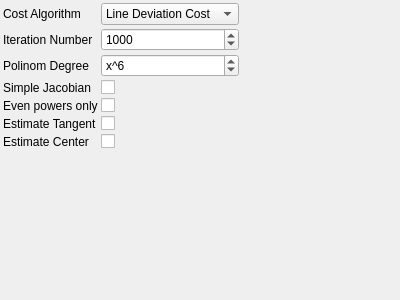
<?xml version="1.0" encoding="UTF-8"?>
<ui version="4.0">
 <class>LineDistortionEstimatorParametersControlWidget</class> 
 <widget class="QWidget" name="LineDistortionEstimatorParametersControlWidget">
  <property name="geometry">
   <rect>
    <x>0</x>
    <y>0</y>
    <width>400</width>
    <height>300</height>
   </rect>
  </property>
  <property name="windowTitle">
   <string>LineDistortionEstimatorParameters</string>
  </property>
  <layout class="QGridLayout" name="gridLayout">
   <property name="margin">
    <number>3</number>
   </property>
   <property name="spacing">
    <number>3</number>
   </property>
    <item row="0" column="0">
     <widget class="QLabel" name="label_0">
       <property name="text">
         <string>Cost Algorithm</string>
       </property>
     </widget>
    </item>
    <item row="0" column="1">
     <widget class="QComboBox" name="costAlgorithmComboBox">
       <property name="toolTip">
         <string>Cost Algorithm</string>
       </property>
       <property name="currentIndex">
         <number>0</number>
       </property>
       <item>
        <property name="text">
         <string>Line Deviation Cost</string>
        </property>
       </item>
       <item>
        <property name="text">
         <string>Joint Angle Cost</string>
        </property>
       </item>
     </widget>
    </item>
    <item row="1" column="0">
     <widget class="QLabel" name="label_1">
       <property name="text">
         <string>Iteration Number</string>
       </property>
     </widget>
    </item>
    <item row="1" column="1">
     <widget class="QSpinBox" name="iterationNumberSpinBox">
       <property name="toolTip">
         <string>Iteration Number</string>
       </property>
       <property name="minimum">
        <number>0</number>
       </property>
       <property name="maximum">
        <number>99999</number>
       </property>
       <property name="singleStep">
        <number>1</number>
       </property>
       <property name="value">
        <number>1000</number>
       </property>
     </widget>
    </item>
    <item row="2" column="0">
     <widget class="QLabel" name="label_2">
       <property name="text">
         <string>Polinom Degree</string>
       </property>
     </widget>
    </item>
    <item row="2" column="1">
     <widget class="QSpinBox" name="polinomDegreeSpinBox">
       <property name="toolTip">
         <string>Polinom Degree</string>
       </property>
       <property name="minimum">
        <number>0</number>
       </property>
       <property name="maximum">
        <number>20</number>
       </property>
       <property name="singleStep">
        <number>1</number>
       </property>
       <property name="value">
        <number>6</number>
       </property>
       <property name="prefix">
        <string>x^</string>
       </property>
     </widget>
    </item>
    <item row="3" column="0">
     <widget class="QLabel" name="label_3">
       <property name="text">
         <string>Simple Jacobian</string>
       </property>
     </widget>
    </item>
    <item row="3" column="1">
     <widget class="QCheckBox" name="simpleJacobianCheckBox">
       <property name="toolTip">
         <string>Simple Jacobian</string>
       </property>
       <property name="checked">
           <bool>1</bool>
       </property>
     </widget>
    </item>
    <item row="4" column="0">
     <widget class="QLabel" name="label_4">
       <property name="text">
         <string>Even powers only</string>
       </property>
     </widget>
    </item>
    <item row="4" column="1">
     <widget class="QCheckBox" name="evenPowersOnlyCheckBox">
       <property name="toolTip">
         <string>Even powers only</string>
       </property>
       <property name="checked">
           <bool>0</bool>
       </property>
     </widget>
    </item>
    <item row="5" column="0">
     <widget class="QLabel" name="label_5">
       <property name="text">
         <string>Estimate Tangent</string>
       </property>
     </widget>
    </item>
    <item row="5" column="1">
     <widget class="QCheckBox" name="estimateTangentCheckBox">
       <property name="toolTip">
         <string>Estimate Tangent</string>
       </property>
       <property name="checked">
           <bool>1</bool>
       </property>
     </widget>
    </item>
    <item row="6" column="0">
     <widget class="QLabel" name="label_6">
       <property name="text">
         <string>Estimate Center</string>
       </property>
     </widget>
    </item>
    <item row="6" column="1">
     <widget class="QCheckBox" name="estimateCenterCheckBox">
       <property name="toolTip">
         <string>Estimate Center</string>
       </property>
       <property name="checked">
           <bool>1</bool>
       </property>
     </widget>
    </item>
   <item row="7" column="0">
    <spacer name="verticalSpacer">
     <property name="orientation">
      <enum>Qt::Vertical</enum>
     </property>
     <property name="sizeHint" stdset="0">
      <size>
       <width>0</width>
       <height>0</height>
      </size>
     </property>
    </spacer>
   </item>
   <item row="7" column="2">
    <spacer name="horizontalSpacer">
     <property name="orientation">
      <enum>Qt::Horizontal</enum>
     </property>
     <property name="sizeHint" stdset="0">
      <size>
       <width>0</width>
       <height>0</height>
      </size>
     </property>
    </spacer>
   </item>
  </layout>
 </widget>
 <layoutdefault spacing="3" margin="3"/>
 <resources/>
 <connections>
  <connection>
   <sender>costAlgorithmComboBox</sender>
   <signal>currentIndexChanged(int)</signal>
   <receiver>LineDistortionEstimatorParametersControlWidget</receiver>
   <slot>changeParameters()</slot>
  </connection>
  <connection>
   <sender>iterationNumberSpinBox</sender>
   <signal>valueChanged(int)</signal>
   <receiver>LineDistortionEstimatorParametersControlWidget</receiver>
   <slot>changeParameters()</slot>
  </connection>
  <connection>
   <sender>polinomDegreeSpinBox</sender>
   <signal>valueChanged(int)</signal>
   <receiver>LineDistortionEstimatorParametersControlWidget</receiver>
   <slot>changeParameters()</slot>
  </connection>
  <connection>
   <sender>simpleJacobianCheckBox</sender>
   <signal>stateChanged(int)</signal>
   <receiver>LineDistortionEstimatorParametersControlWidget</receiver>
   <slot>changeParameters()</slot>
  </connection>
  <connection>
   <sender>evenPowersOnlyCheckBox</sender>
   <signal>stateChanged(int)</signal>
   <receiver>LineDistortionEstimatorParametersControlWidget</receiver>
   <slot>changeParameters()</slot>
  </connection>
  <connection>
   <sender>estimateTangentCheckBox</sender>
   <signal>stateChanged(int)</signal>
   <receiver>LineDistortionEstimatorParametersControlWidget</receiver>
   <slot>changeParameters()</slot>
  </connection>
  <connection>
   <sender>estimateCenterCheckBox</sender>
   <signal>stateChanged(int)</signal>
   <receiver>LineDistortionEstimatorParametersControlWidget</receiver>
   <slot>changeParameters()</slot>
  </connection>
 </connections>
 <slots>
  <slot>changeParameters()</slot>
 </slots>
 <customwidgets>
 </customwidgets>
</ui>
